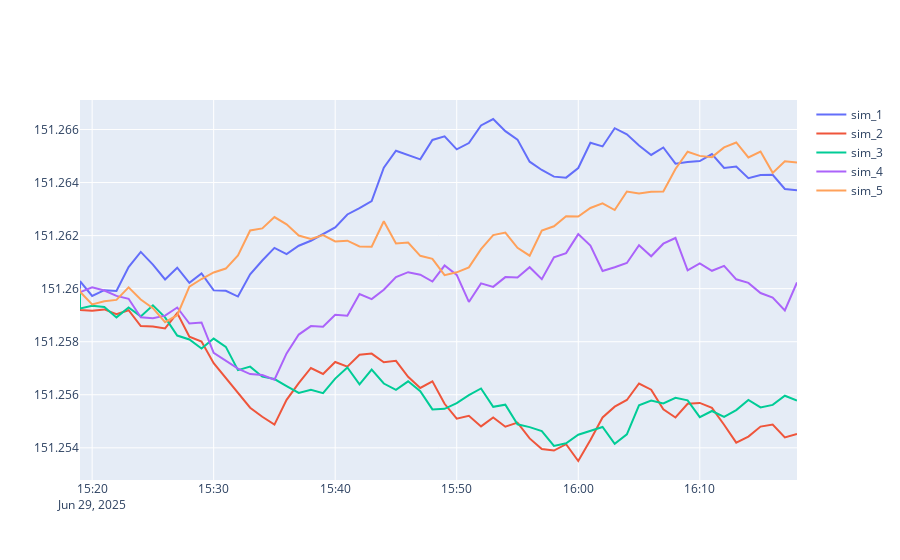

Here is the notebook cell this chart was saved with:
### Code cell
price_path = processes.gbm_price_path(60,5)
fig = go.Figure()
for col in price_path.columns:
    fig.add_trace(
        go.Scatter(
            x = price_path.index,
            y = price_path[col],
            name = col,
            mode = "lines"
        )
    )
fig.show()
